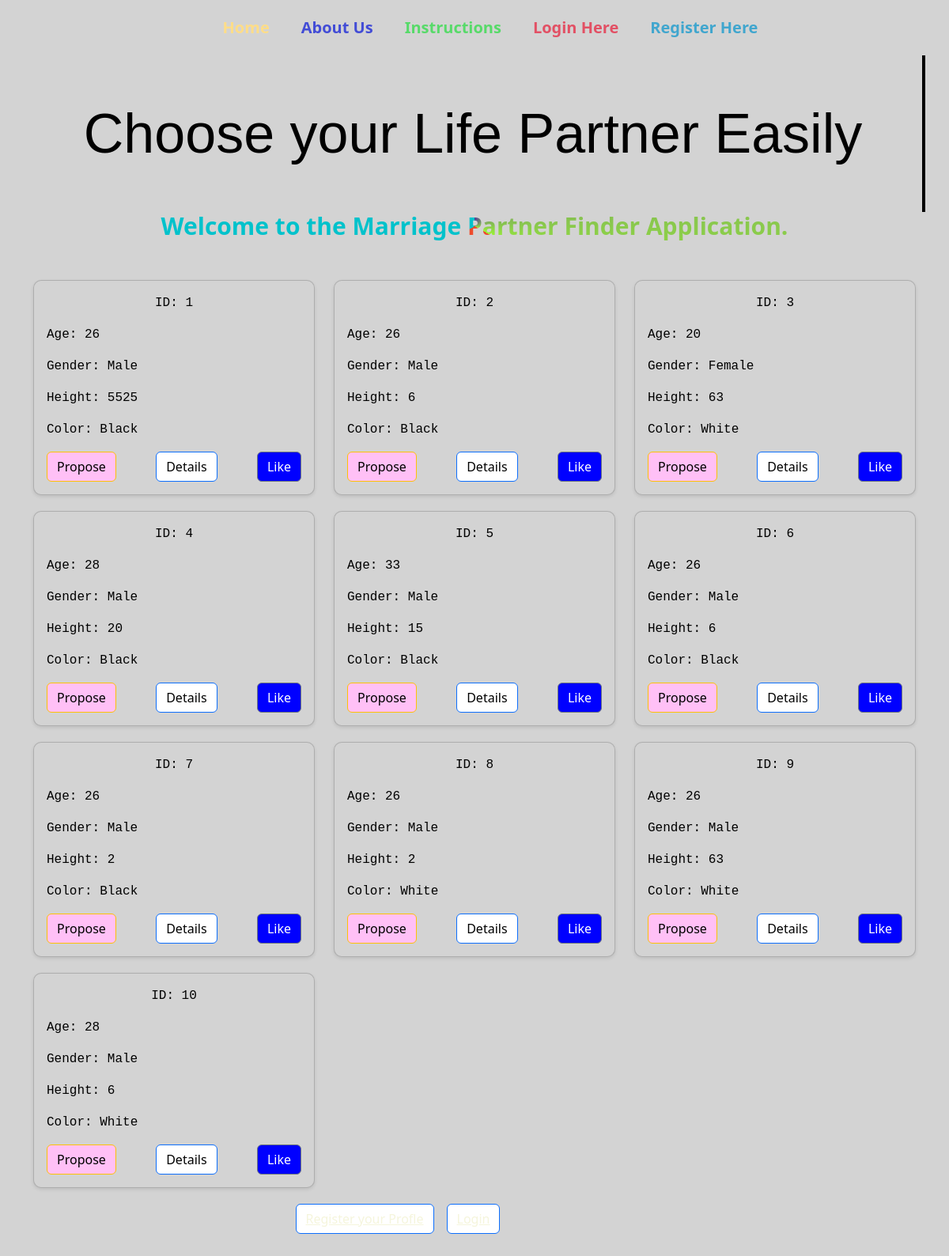
The page / on the database its author committed.
### app/models.py (models this page shows, shortened)
class Iitial_info(models.Model):
    full_name = models.CharField(max_length=20)
    age=models.IntegerField(null=True)
    gender = models.CharField(max_length=50,null=True)
    height=models.IntegerField(null=True)
    body_color= models.CharField(max_length=20,null=True)
    present_adress=models.CharField(max_length=50,null=True)
    user = models.OneToOneField(User, on_delete=models.CASCADE)
    img = models.ImageField(upload_to='images/',null=True)

### app/views.py (the view)
# urls.py: path('', views.public_page, name='public'),
def public_page(request):
    x=Iitial_info.objects.all()
    profession=Professional_info.objects.all()
    educatiton=Educational_info.objects.all()
    context = {
      'items':x,
      'profession':profession,
      'education':educatiton,
      }
    print(request.session.get('password'))
    return render(request,"public_page.html",context)

### app/templates/public_page.html (shortened to what this page needs)
<!DOCTYPE html>
<html lang="en">
<head>
    <link href="https://cdn.jsdelivr.net/npm/bootstrap@5.3.1/dist/css/bootstrap.min.css" rel="stylesheet"></head>
</head>
<body >
    <div class="wrapper" style=" ">
         <div class="container manubar">
            <div class="row">
                <ul style="display: flex; justify-content: center;" class="menus">
                    <li style="color: #FD8;">Home</li>
                    <li style="color: rgb(66, 76, 214);">About Us</li>
                    <li style="color: rgb(87, 218, 105);">Instructions</li>
                    <li style="color: rgb(226, 80, 100);">Login Here</li>
                    <li style="color: rgb(64, 166, 206);">Register Here</li>
                </ul>
            </div>
         </div>
             <div class="content">
                 <div class="container">
                <div class="row">
                    <h1  class="typing-h1" style="font-family: 'Franklin Gothic Medium', 'Arial Narrow', Arial, sans-serif; color: #000;">Choose your Life Partner Easily</h1>
                    <h3 class="hedding2" style="">
                    </h3>
                </div>
            </div>
                <div class="container">
                    <div class="row">
                        {% for item in items %}
                        <div class="col-md-4" style="margin-bottom: 20px;">
                            <div class="card">
                                <div class="card-body">
                                  <p style="text-align: center;">ID: {{item.id}}  </p>
                                  <p>Age: {{item.age}}  </p>
                                  <p>Gender: {{item.gender}}  </p>
                                  <p>Height: {{item.height}}  </p>
                                  <p>Color: {{item.body_color}}  </p>
                                  <div style="display: flex;justify-content: space-between;">
                                    <a href="propose/{{item.id}}" class="btn btn-warning">Propose</a>
                                    <a href="see_details/{{item.id}}" class="btn btn-primary">Details</a>
                                    <a href="#" class="btn btn-secondary">Like</a>
                                  </div>
                                </div>
                              </div>
                        </div>
                        {% endfor %}
                        <div class="form-group row">
                            <div class="col-sm-10" style="display: flex;justify-content: center;">
                                <button type="submit" class="btn btn-primary" style="margin-left: 1rem; margin-right: 1rem; text-decoration: none;"> <a href="#" style="color: beige;">Register your Profle</a></button>
                                <button type="submit" class="btn btn-primary"> <a href="#" style="color: beige;">Login</a></button>
                            </div>
                        </div>
                    </div>
                </div>
            </div>
    </div>
</body>
</html>

### app/templates/public_page.html (style rules this page uses)
.wrapper { width: 100%; background:lightgray; width: 100%; height: auto; background-size: cover; }
.typing-h1 { font-size: 36px; text-align: center; margin: 0 0; color: #000; position: relative; padding: 5%; font-family: 'Courier New', Courier, monospace; font-weight: 900; }
.card-body p { color: black; font-family: 'Courier New', Courier, monospace; }
.card { background-color: lightgray; border-radius: 10px; box-shadow: 0 2px 4px rgba(0, 0, 0, 0.1); }
.menus li { color: #fff; font-size: 20px; margin: 0px 20px; text-decoration: none; transform-style: none; list-style-type: none; font-weight: bold; font-size: 20px; }
.menus { margin: 20px; }
.typing-h1 { font-size: 70px; font-weight: 500; color: #553c9a; border-right: 4px solid #000; animation: cursor 1s infinite step-end, typing 5s infinite steps(20); white-space: nowrap; overflow: hidden; }
.hedding2 { font-size: 30px; font-weight: 600; background-image: linear-gradient(to left, #553c9a, #b393d3); color: transparent; background-clip: text; -webkit-background-clip: text; text-align: center; background-image: conic-gradient( #553c9a 0%, #9bf733 33%, #ee4b2b 33%, #ee4b2b 66%, #00c2cb 66%, #00c2cb 99% );; margin-bottom: 50px; }
.btn-warning { background-color: #FFC0F6; }
.btn-primary { background-color: #ffff; color: #000; }
.btn-secondary { background-color: blue; }

### rows shown on the page
Iitial_info: id "1", age "26", gender "Male", height "5525", body_color "Black"
Iitial_info: id "2", age "26", gender "Male", height "6", body_color "Black"
Iitial_info: id "3", age "20", gender "Female", height "63", body_color "White"
Iitial_info: id "4", age "28", gender "Male", height "20", body_color "Black"
Iitial_info: id "5", age "33", gender "Male", height "15", body_color "Black"
Iitial_info: id "6", age "26", gender "Male", height "6", body_color "Black"
Iitial_info: id "7", age "26", gender "Male", height "2", body_color "Black"
Iitial_info: id "8", age "26", gender "Male", height "2", body_color "White"
Iitial_info: id "9", age "26", gender "Male", height "63", body_color "White"
Iitial_info: id "10", age "28", gender "Male", height "6", body_color "White"
